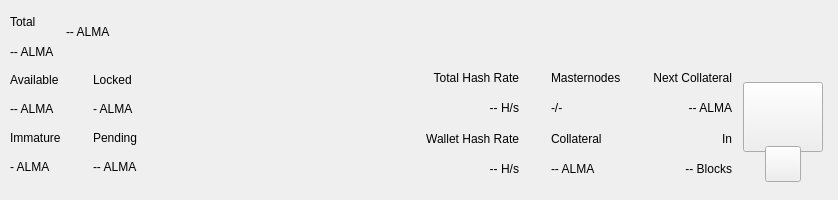
<?xml version="1.0" encoding="UTF-8"?>
<ui version="4.0">
 <class>TopBar</class>
 <widget class="QWidget" name="TopBar">
  <property name="geometry">
   <rect>
    <x>0</x>
    <y>0</y>
    <width>838</width>
    <height>200</height>
   </rect>
  </property>
  <property name="minimumSize">
   <size>
    <width>0</width>
    <height>200</height>
   </size>
  </property>
  <property name="maximumSize">
   <size>
    <width>16777215</width>
    <height>200</height>
   </size>
  </property>
  <property name="windowTitle">
   <string>Form</string>
  </property>
  <layout class="QVBoxLayout" name="verticalLayout_10" stretch="0">
   <property name="spacing">
    <number>0</number>
   </property>
   <property name="leftMargin">
    <number>0</number>
   </property>
   <property name="topMargin">
    <number>0</number>
   </property>
   <property name="rightMargin">
    <number>0</number>
   </property>
   <property name="bottomMargin">
    <number>0</number>
   </property>
   <item>
    <widget class="PFBorderImage" name="containerTop">
     <layout class="QVBoxLayout" name="verticalLayout_11">
      <property name="spacing">
       <number>0</number>
      </property>
      <property name="leftMargin">
       <number>0</number>
      </property>
      <property name="topMargin">
       <number>0</number>
      </property>
      <property name="rightMargin">
       <number>0</number>
      </property>
      <property name="bottomMargin">
       <number>0</number>
      </property>
      <item>
       <widget class="QWidget" name="top_container_2" native="true">
        <property name="minimumSize">
         <size>
          <width>0</width>
          <height>65</height>
         </size>
        </property>
        <layout class="QHBoxLayout" name="top_container">
         <property name="spacing">
          <number>0</number>
         </property>
         <property name="leftMargin">
          <number>10</number>
         </property>
         <property name="topMargin">
          <number>0</number>
         </property>
         <property name="rightMargin">
          <number>10</number>
         </property>
         <property name="bottomMargin">
          <number>0</number>
         </property>
         <item>
          <layout class="QHBoxLayout" name="horizontalLayout_4">
           <property name="spacing">
            <number>12</number>
           </property>
           <property name="rightMargin">
            <number>0</number>
           </property>
           <item>
            <widget class="QWidget" name="widgetAmount" native="true">
             <layout class="QVBoxLayout" name="verticalLayout_2">
              <property name="spacing">
               <number>2</number>
              </property>
              <property name="leftMargin">
               <number>0</number>
              </property>
              <property name="topMargin">
               <number>8</number>
              </property>
              <property name="rightMargin">
               <number>0</number>
              </property>
              <property name="bottomMargin">
               <number>0</number>
              </property>
              <item>
               <widget class="QLabel" name="labelTitle1">
                <property name="text">
                 <string>Total</string>
                </property>
               </widget>
              </item>
              <item>
               <widget class="PrivateQLabel" name="labelAmountPiv">
                <property name="text">
                 <string notr="true">-- ALMA</string>
                </property>
               </widget>
              </item>
             </layout>
            </widget>
           </item>
           <item alignment="Qt::AlignVCenter">
            <widget class="QWidget" name="widgetTopAmount" native="true">
             <property name="sizePolicy">
              <sizepolicy hsizetype="Preferred" vsizetype="Maximum">
               <horstretch>0</horstretch>
               <verstretch>0</verstretch>
              </sizepolicy>
             </property>
             <layout class="QHBoxLayout" name="horizontalLayout_5">
              <property name="spacing">
               <number>0</number>
              </property>
              <property name="leftMargin">
               <number>0</number>
              </property>
              <property name="topMargin">
               <number>0</number>
              </property>
              <property name="rightMargin">
               <number>0</number>
              </property>
              <property name="bottomMargin">
               <number>0</number>
              </property>
              <item alignment="Qt::AlignTop">
               <widget class="PrivateQLabel" name="labelAmountTopPiv">
                <property name="minimumSize">
                 <size>
                  <width>0</width>
                  <height>36</height>
                 </size>
                </property>
                <property name="styleSheet">
                 <string notr="true">padding:0px;margin:0px;</string>
                </property>
                <property name="text">
                 <string notr="true">-- ALMA</string>
                </property>
               </widget>
              </item>
             </layout>
            </widget>
           </item>
           <item>
            <spacer name="horizontalSpacer">
             <property name="orientation">
              <enum>Qt::Horizontal</enum>
             </property>
             <property name="sizeHint" stdset="0">
              <size>
               <width>40</width>
               <height>20</height>
              </size>
             </property>
            </spacer>
           </item>
           <item alignment="Qt::AlignRight">
            <widget class="QWidget" name="layoutSync" native="true">
             <property name="minimumSize">
              <size>
               <width>0</width>
               <height>36</height>
              </size>
             </property>
             <property name="maximumSize">
              <size>
               <width>16777215</width>
               <height>36</height>
              </size>
             </property>
             <layout class="QVBoxLayout" name="verticalLayout_9">
              <property name="leftMargin">
               <number>0</number>
              </property>
              <property name="topMargin">
               <number>0</number>
              </property>
              <property name="rightMargin">
               <number>0</number>
              </property>
              <property name="bottomMargin">
               <number>0</number>
              </property>
              <item>
               <widget class="ExpandableButton" name="pushButtonSync" native="true">
                <property name="minimumSize">
                 <size>
                  <width>36</width>
                  <height>36</height>
                 </size>
                </property>
                <property name="maximumSize">
                 <size>
                  <width>16777215</width>
                  <height>36</height>
                 </size>
                </property>
               </widget>
              </item>
             </layout>
            </widget>
           </item>
           <item>
            <widget class="ExpandableButton" name="pushButtonHDUpgrade" native="true">
             <property name="minimumSize">
              <size>
               <width>36</width>
               <height>36</height>
              </size>
             </property>
             <property name="maximumSize">
              <size>
               <width>16777215</width>
               <height>36</height>
              </size>
             </property>
            </widget>
           </item>
           <item>
            <widget class="ExpandableButton" name="pushButtonStack" native="true">
             <property name="minimumSize">
              <size>
               <width>36</width>
               <height>36</height>
              </size>
             </property>
             <property name="maximumSize">
              <size>
               <width>16777215</width>
               <height>36</height>
              </size>
             </property>
            </widget>
           </item>
           <item>
            <widget class="ExpandableButton" name="pushButtonConf" native="true">
             <property name="minimumSize">
              <size>
               <width>36</width>
               <height>36</height>
              </size>
             </property>
             <property name="maximumSize">
              <size>
               <width>16777215</width>
               <height>36</height>
              </size>
             </property>
            </widget>
           </item>
           <item>
            <widget class="ExpandableButton" name="pushButtonMasternodes" native="true">
             <property name="minimumSize">
              <size>
               <width>36</width>
               <height>36</height>
              </size>
             </property>
             <property name="maximumSize">
              <size>
               <width>16777215</width>
               <height>36</height>
              </size>
             </property>
            </widget>
           </item>
           <item>
            <widget class="ExpandableButton" name="pushButtonConsole" native="true">
             <property name="minimumSize">
              <size>
               <width>36</width>
               <height>36</height>
              </size>
             </property>
             <property name="maximumSize">
              <size>
               <width>16777215</width>
               <height>36</height>
              </size>
             </property>
            </widget>
           </item>
           <item>
            <widget class="ExpandableButton" name="pushButtonConnection" native="true">
             <property name="minimumSize">
              <size>
               <width>36</width>
               <height>36</height>
              </size>
             </property>
             <property name="maximumSize">
              <size>
               <width>16777215</width>
               <height>36</height>
              </size>
             </property>
            </widget>
           </item>
           <item>
            <widget class="ExpandableButton" name="pushButtonTor" native="true">
             <property name="minimumSize">
              <size>
               <width>36</width>
               <height>36</height>
              </size>
             </property>
             <property name="maximumSize">
              <size>
               <width>16777215</width>
               <height>36</height>
              </size>
             </property>
            </widget>
           </item>
           <item>
            <widget class="ExpandableButton" name="pushButtonLock" native="true">
             <property name="sizePolicy">
              <sizepolicy hsizetype="Expanding" vsizetype="Expanding">
               <horstretch>0</horstretch>
               <verstretch>0</verstretch>
              </sizepolicy>
             </property>
             <property name="minimumSize">
              <size>
               <width>36</width>
               <height>0</height>
              </size>
             </property>
             <property name="maximumSize">
              <size>
               <width>16777215</width>
               <height>36</height>
              </size>
             </property>
            </widget>
           </item>
           <item>
            <widget class="ExpandableButton" name="pushButtonTheme" native="true">
             <property name="minimumSize">
              <size>
               <width>36</width>
               <height>36</height>
              </size>
             </property>
             <property name="maximumSize">
              <size>
               <width>16777215</width>
               <height>36</height>
              </size>
             </property>
            </widget>
           </item>
           <item>
            <widget class="ExpandableButton" name="pushButtonFAQ" native="true">
             <property name="minimumSize">
              <size>
               <width>36</width>
               <height>36</height>
              </size>
             </property>
             <property name="maximumSize">
              <size>
               <width>16777215</width>
               <height>36</height>
              </size>
             </property>
            </widget>
           </item>
           <item>
            <widget class="ExpandableButton" name="pushButtonPrivacy" native="true">
             <property name="minimumSize">
              <size>
               <width>36</width>
               <height>36</height>
              </size>
             </property>
             <property name="maximumSize">
              <size>
               <width>16777215</width>
               <height>36</height>
              </size>
             </property>
            </widget>
           </item>
          </layout>
         </item>
        </layout>
       </widget>
      </item>
      <item>
       <widget class="QWidget" name="bottom_container" native="true">
        <property name="minimumSize">
         <size>
          <width>0</width>
          <height>135</height>
         </size>
        </property>
        <layout class="QHBoxLayout" name="botton_container">
         <property name="leftMargin">
          <number>10</number>
         </property>
         <property name="topMargin">
          <number>0</number>
         </property>
         <property name="rightMargin">
          <number>10</number>
         </property>
         <property name="bottomMargin">
          <number>10</number>
         </property>
         <item>
          <layout class="QHBoxLayout" name="horizontalLayout_3">
           <property name="spacing">
            <number>0</number>
           </property>
           <property name="bottomMargin">
            <number>9</number>
           </property>
           <item>
            <layout class="QVBoxLayout" name="verticalLayout_7">
             <property name="spacing">
              <number>0</number>
             </property>
             <property name="leftMargin">
              <number>0</number>
             </property>
             <property name="rightMargin">
              <number>0</number>
             </property>
             <item>
              <layout class="QHBoxLayout" name="horizontalLayout_2">
               <property name="spacing">
                <number>0</number>
               </property>
               <item>
                <layout class="QVBoxLayout" name="verticalLayout_6">
                 <item>
                  <widget class="QLabel" name="labelTitle5">
                   <property name="text">
                    <string>Available</string>
                   </property>
                  </widget>
                 </item>
                 <item>
                  <widget class="PrivateQLabel" name="labelAvailablePiv">
                   <property name="text">
                    <string>-- ALMA</string>
                   </property>
                  </widget>
                 </item>
                 <item>
                  <widget class="QLabel" name="labelTitle4">
                   <property name="text">
                    <string>Immature</string>
                   </property>
                  </widget>
                 </item>
                 <item>
                  <widget class="PrivateQLabel" name="labelImmaturePiv">
                   <property name="text">
                    <string notr="true">- ALMA</string>
                   </property>
                  </widget>
                 </item>
                </layout>
               </item>
               <item>
                <layout class="QVBoxLayout" name="verticalLayout_8">
                 <property name="leftMargin">
                  <number>32</number>
                 </property>
                 <item>
                  <widget class="QLabel" name="labelTitle6">
                   <property name="text">
                    <string>Locked</string>
                   </property>
                  </widget>
                 </item>
                 <item>
                  <widget class="PrivateQLabel" name="labelLockedPiv">
                   <property name="text">
                    <string>- ALMA</string>
                   </property>
                  </widget>
                 </item>
                 <item>
                  <widget class="QLabel" name="labelTitle3">
                   <property name="text">
                    <string>Pending</string>
                   </property>
                  </widget>
                 </item>
                 <item>
                  <widget class="PrivateQLabel" name="labelPendingPiv">
                   <property name="text">
                    <string notr="true">-- ALMA</string>
                   </property>
                  </widget>
                 </item>
                </layout>
               </item>
              </layout>
             </item>
            </layout>
           </item>
          </layout>
         </item>
         <item>
          <spacer name="horizontalSpacer_2">
           <property name="orientation">
            <enum>Qt::Horizontal</enum>
           </property>
           <property name="sizeHint" stdset="0">
            <size>
             <width>40</width>
             <height>20</height>
            </size>
           </property>
          </spacer>
         </item>
         <item>
          <layout class="QHBoxLayout" name="horizontalLayout_6">
           <property name="spacing">
            <number>0</number>
           </property>
           <property name="rightMargin">
            <number>0</number>
           </property>
           <property name="bottomMargin">
            <number>9</number>
           </property>
           <item>
            <widget class="QWidget" name="widgetStaking" native="true">
             <layout class="QVBoxLayout" name="verticalLayout_12">
              <property name="leftMargin">
               <number>32</number>
              </property>
              <property name="topMargin">
               <number>0</number>
              </property>
              <property name="rightMargin">
               <number>0</number>
              </property>
              <property name="bottomMargin">
               <number>0</number>
              </property>
              <item>
               <widget class="QLabel" name="labelNetworkHashRateTitle">
                <property name="text">
                 <string>Total Hash Rate</string>
                </property>
                <property name="textFormat">
                 <enum>Qt::AutoText</enum>
                </property>
                <property name="alignment">
                 <set>Qt::AlignRight|Qt::AlignTrailing|Qt::AlignVCenter</set>
                </property>
               </widget>
              </item>
              <item>
               <widget class="QLabel" name="labelNetworkHashRateValue">
                <property name="layoutDirection">
                 <enum>Qt::LeftToRight</enum>
                </property>
                <property name="text">
                 <string>-- H/s</string>
                </property>
                <property name="textFormat">
                 <enum>Qt::AutoText</enum>
                </property>
                <property name="alignment">
                 <set>Qt::AlignRight|Qt::AlignTrailing|Qt::AlignVCenter</set>
                </property>
               </widget>
              </item>
              <item>
               <widget class="QLabel" name="labelWalletHashRateTitle">
                <property name="text">
                 <string>Wallet Hash Rate</string>
                </property>
                <property name="textFormat">
                 <enum>Qt::AutoText</enum>
                </property>
                <property name="alignment">
                 <set>Qt::AlignRight|Qt::AlignTrailing|Qt::AlignVCenter</set>
                </property>
               </widget>
              </item>
              <item>
               <widget class="PrivateQLabel" name="labelWalletHashRateValue">
                <property name="text">
                 <string notr="true">-- H/s</string>
                </property>
                <property name="textFormat">
                 <enum>Qt::AutoText</enum>
                </property>
                <property name="alignment">
                 <set>Qt::AlignRight|Qt::AlignTrailing|Qt::AlignVCenter</set>
                </property>
               </widget>
              </item>
             </layout>
            </widget>
           </item>
           <item>
            <widget class="QWidget" name="widgetMasternodes" native="true">
             <layout class="QVBoxLayout">
              <property name="leftMargin">
               <number>32</number>
              </property>
              <property name="topMargin">
               <number>0</number>
              </property>
              <property name="rightMargin">
               <number>0</number>
              </property>
              <property name="bottomMargin">
               <number>0</number>
              </property>
              <item>
               <widget class="QLabel" name="labelMasternodesTitle">
                <property name="text">
                 <string>Masternodes</string>
                </property>
               </widget>
              </item>
              <item>
               <widget class="PrivateQLabel" name="labelMasternodeCount">
                <property name="text">
                 <string>-/-</string>
                </property>
               </widget>
              </item>
              <item>
               <widget class="QLabel" name="labelCollateralTitle">
                <property name="text">
                 <string>Collateral</string>
                </property>
               </widget>
              </item>
              <item>
               <widget class="QLabel" name="labelCollateralValue">
                <property name="text">
                 <string notr="true">-- ALMA</string>
                </property>
               </widget>
              </item>
             </layout>
            </widget>
           </item>
           <item>
            <widget class="QWidget" name="widgetNextCollateral" native="true">
             <layout class="QVBoxLayout" name="verticalLayout_12">
              <property name="leftMargin">
               <number>32</number>
              </property>
              <property name="topMargin">
               <number>0</number>
              </property>
              <property name="rightMargin">
               <number>0</number>
              </property>
              <property name="bottomMargin">
               <number>0</number>
              </property>
              <item>
               <widget class="QLabel" name="labelNextMasternodesTitle">
                <property name="text">
                 <string>Next Collateral</string>
                </property>
                <property name="textFormat">
                 <enum>Qt::AutoText</enum>
                </property>
                <property name="alignment">
                 <set>Qt::AlignRight|Qt::AlignTrailing|Qt::AlignVCenter</set>
                </property>
               </widget>
              </item>
              <item>
               <widget class="QLabel" name="labelNextCollateralValue">
                <property name="text">
                 <string>-- ALMA</string>
                </property>
                <property name="textFormat">
                 <enum>Qt::AutoText</enum>
                </property>
                <property name="alignment">
                 <set>Qt::AlignRight|Qt::AlignTrailing|Qt::AlignVCenter</set>
                </property>
               </widget>
              </item>
              <item>
               <widget class="QLabel" name="labelRemainingBlocks">
                <property name="text">
                 <string>In</string>
                </property>
                <property name="textFormat">
                 <enum>Qt::AutoText</enum>
                </property>
                <property name="alignment">
                 <set>Qt::AlignRight|Qt::AlignTrailing|Qt::AlignVCenter</set>
                </property>
               </widget>
              </item>
              <item>
               <widget class="QLabel" name="labelNextCollateralBlocks">
                <property name="text">
                 <string notr="true">-- Blocks</string>
                </property>
                <property name="textFormat">
                 <enum>Qt::AutoText</enum>
                </property>
                <property name="alignment">
                 <set>Qt::AlignRight|Qt::AlignTrailing|Qt::AlignVCenter</set>
                </property>
               </widget>
              </item>
             </layout>
            </widget>
           </item>
          </layout>
         </item>
         <item>
          <widget class="QWidget" name="qrContainer" native="true">
           <property name="sizePolicy">
            <sizepolicy hsizetype="Preferred" vsizetype="Minimum">
             <horstretch>0</horstretch>
             <verstretch>0</verstretch>
            </sizepolicy>
           </property>
           <property name="minimumSize">
            <size>
             <width>90</width>
             <height>110</height>
            </size>
           </property>
           <property name="maximumSize">
            <size>
             <width>90</width>
             <height>110</height>
            </size>
           </property>
           <layout class="QVBoxLayout" name="containerQR">
            <property name="spacing">
             <number>0</number>
            </property>
            <property name="leftMargin">
             <number>5</number>
            </property>
            <property name="topMargin">
             <number>10</number>
            </property>
            <property name="rightMargin">
             <number>5</number>
            </property>
            <property name="bottomMargin">
             <number>0</number>
            </property>
            <item>
             <widget class="QPushButton" name="btnQr">
              <property name="minimumSize">
               <size>
                <width>70</width>
                <height>70</height>
               </size>
              </property>
              <property name="maximumSize">
               <size>
                <width>16777215</width>
                <height>70</height>
               </size>
              </property>
              <property name="focusPolicy">
               <enum>Qt::NoFocus</enum>
              </property>
              <property name="text">
               <string/>
              </property>
              <property name="iconSize">
               <size>
                <width>70</width>
                <height>70</height>
               </size>
              </property>
             </widget>
            </item>
            <item>
             <spacer name="verticalSpacer">
              <property name="orientation">
               <enum>Qt::Vertical</enum>
              </property>
              <property name="sizeType">
               <enum>QSizePolicy::Fixed</enum>
              </property>
              <property name="sizeHint" stdset="0">
               <size>
                <width>20</width>
                <height>20</height>
               </size>
              </property>
             </spacer>
            </item>
            <item alignment="Qt::AlignHCenter|Qt::AlignBottom">
             <widget class="QPushButton" name="pushButtonQR">
              <property name="minimumSize">
               <size>
                <width>36</width>
                <height>36</height>
               </size>
              </property>
              <property name="maximumSize">
               <size>
                <width>36</width>
                <height>36</height>
               </size>
              </property>
              <property name="focusPolicy">
               <enum>Qt::NoFocus</enum>
              </property>
              <property name="text">
               <string/>
              </property>
             </widget>
            </item>
           </layout>
          </widget>
         </item>
        </layout>
       </widget>
      </item>
     </layout>
    </widget>
   </item>
  </layout>
 </widget>
 <customwidgets>
  <customwidget>
   <class>ExpandableButton</class>
   <extends>QWidget</extends>
   <header>qt/pivx/expandablebutton.h</header>
   <container>1</container>
  </customwidget>
  <customwidget>
   <class>PFBorderImage</class>
   <extends>QFrame</extends>
   <header>qt/pivx/pfborderimage.h</header>
   <container>1</container>
  </customwidget>
  <customwidget>
   <class>PrivateQLabel</class>
   <extends>QLabel</extends>
   <header>qt/pivx/privatelabel.h</header>
   <container>0</container>
  </customwidget>
 </customwidgets>
 <resources/>
 <connections/>
</ui>
